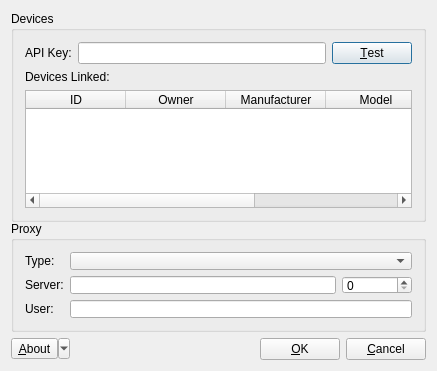
<?xml version="1.0" encoding="UTF-8"?>
<ui version="4.0">
 <class>Settings</class>
 <widget class="QDialog" name="Settings">
  <property name="geometry">
   <rect>
    <x>0</x>
    <y>0</y>
    <width>437</width>
    <height>371</height>
   </rect>
  </property>
  <property name="sizePolicy">
   <sizepolicy hsizetype="Minimum" vsizetype="Minimum">
    <horstretch>0</horstretch>
    <verstretch>0</verstretch>
   </sizepolicy>
  </property>
  <property name="minimumSize">
   <size>
    <width>437</width>
    <height>371</height>
   </size>
  </property>
  <property name="windowTitle">
   <string>Settings</string>
  </property>
  <property name="windowIcon">
   <iconset resource="resources.qrc">
    <normaloff>:/icons/QBullet.png</normaloff>:/icons/QBullet.png</iconset>
  </property>
  <layout class="QVBoxLayout" name="verticalLayout">
   <item>
    <widget class="QGroupBox" name="groupBox">
     <property name="sizePolicy">
      <sizepolicy hsizetype="Minimum" vsizetype="Minimum">
       <horstretch>38</horstretch>
       <verstretch>0</verstretch>
      </sizepolicy>
     </property>
     <property name="minimumSize">
      <size>
       <width>406</width>
       <height>211</height>
      </size>
     </property>
     <property name="title">
      <string>Devices</string>
     </property>
     <layout class="QGridLayout" name="gridLayout_3">
      <item row="0" column="0">
       <layout class="QVBoxLayout" name="verticalLayout_2">
        <item>
         <layout class="QHBoxLayout" name="horizontalLayout_2">
          <item>
           <widget class="QLabel" name="lbl">
            <property name="text">
             <string>API Key:</string>
            </property>
           </widget>
          </item>
          <item>
           <widget class="QLineEdit" name="txtAPIKey"/>
          </item>
          <item>
           <widget class="QPushButton" name="btnTest">
            <property name="text">
             <string>&amp;Test</string>
            </property>
           </widget>
          </item>
         </layout>
        </item>
        <item>
         <widget class="QLabel" name="label_4">
          <property name="text">
           <string>Devices Linked:</string>
          </property>
         </widget>
        </item>
        <item>
         <widget class="QTableWidget" name="tblDevicesList">
          <property name="editTriggers">
           <set>QAbstractItemView::NoEditTriggers</set>
          </property>
          <property name="selectionMode">
           <enum>QAbstractItemView::NoSelection</enum>
          </property>
          <attribute name="horizontalHeaderStretchLastSection">
           <bool>true</bool>
          </attribute>
          <attribute name="verticalHeaderStretchLastSection">
           <bool>false</bool>
          </attribute>
          <column>
           <property name="text">
            <string>ID</string>
           </property>
          </column>
          <column>
           <property name="text">
            <string>Owner</string>
           </property>
          </column>
          <column>
           <property name="text">
            <string>Manufacturer</string>
           </property>
          </column>
          <column>
           <property name="text">
            <string>Model</string>
           </property>
          </column>
          <column>
           <property name="text">
            <string>Android Version</string>
           </property>
          </column>
         </widget>
        </item>
       </layout>
      </item>
     </layout>
    </widget>
   </item>
   <item>
    <widget class="QGroupBox" name="groupBox_2">
     <property name="sizePolicy">
      <sizepolicy hsizetype="Minimum" vsizetype="Minimum">
       <horstretch>0</horstretch>
       <verstretch>0</verstretch>
      </sizepolicy>
     </property>
     <property name="minimumSize">
      <size>
       <width>406</width>
       <height>111</height>
      </size>
     </property>
     <property name="title">
      <string>Proxy</string>
     </property>
     <layout class="QHBoxLayout" name="horizontalLayout_6">
      <item>
       <layout class="QFormLayout" name="formLayout">
        <item row="0" column="0">
         <widget class="QLabel" name="label_5">
          <property name="text">
           <string>Type:</string>
          </property>
         </widget>
        </item>
        <item row="0" column="1">
         <widget class="QComboBox" name="cmbProxyType"/>
        </item>
        <item row="1" column="0">
         <widget class="QLabel" name="label">
          <property name="text">
           <string>Server:</string>
          </property>
         </widget>
        </item>
        <item row="1" column="1">
         <layout class="QHBoxLayout" name="horizontalLayout_5">
          <item>
           <widget class="QLineEdit" name="txtProxyServer"/>
          </item>
          <item>
           <widget class="QSpinBox" name="sbPort">
            <property name="minimumSize">
             <size>
              <width>70</width>
              <height>0</height>
             </size>
            </property>
            <property name="maximum">
             <number>99999</number>
            </property>
           </widget>
          </item>
         </layout>
        </item>
        <item row="2" column="0">
         <widget class="QLabel" name="label_2">
          <property name="text">
           <string>User:</string>
          </property>
         </widget>
        </item>
        <item row="2" column="1">
         <widget class="QLineEdit" name="txtProxyUsername"/>
        </item>
       </layout>
      </item>
     </layout>
    </widget>
   </item>
   <item>
    <layout class="QHBoxLayout" name="horizontalLayout">
     <property name="sizeConstraint">
      <enum>QLayout::SetFixedSize</enum>
     </property>
     <item>
      <widget class="QToolButton" name="toolButton">
       <property name="text">
        <string>&amp;About</string>
       </property>
       <property name="popupMode">
        <enum>QToolButton::MenuButtonPopup</enum>
       </property>
       <property name="autoRaise">
        <bool>false</bool>
       </property>
       <property name="arrowType">
        <enum>Qt::NoArrow</enum>
       </property>
      </widget>
     </item>
     <item>
      <spacer name="horizontalSpacer">
       <property name="orientation">
        <enum>Qt::Horizontal</enum>
       </property>
       <property name="sizeHint" stdset="0">
        <size>
         <width>188</width>
         <height>20</height>
        </size>
       </property>
      </spacer>
     </item>
     <item>
      <widget class="QPushButton" name="btnOK">
       <property name="text">
        <string>&amp;OK</string>
       </property>
      </widget>
     </item>
     <item>
      <widget class="QPushButton" name="btnCancel">
       <property name="text">
        <string>&amp;Cancel</string>
       </property>
      </widget>
     </item>
    </layout>
   </item>
  </layout>
 </widget>
 <layoutdefault spacing="6" margin="11"/>
 <resources>
  <include location="resources.qrc"/>
 </resources>
 <connections>
  <connection>
   <sender>btnOK</sender>
   <signal>clicked()</signal>
   <receiver>Settings</receiver>
   <slot>accept()</slot>
   <hints>
    <hint type="sourcelabel">
     <x>271</x>
     <y>281</y>
    </hint>
    <hint type="destinationlabel">
     <x>199</x>
     <y>155</y>
    </hint>
   </hints>
  </connection>
  <connection>
   <sender>btnCancel</sender>
   <signal>clicked()</signal>
   <receiver>Settings</receiver>
   <slot>reject()</slot>
   <hints>
    <hint type="sourcelabel">
     <x>352</x>
     <y>281</y>
    </hint>
    <hint type="destinationlabel">
     <x>199</x>
     <y>155</y>
    </hint>
   </hints>
  </connection>
 </connections>
</ui>
